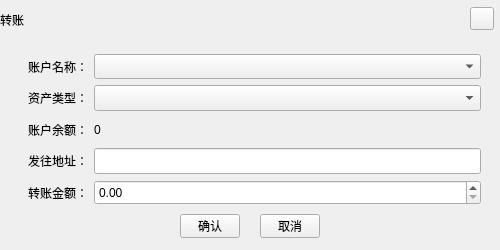
<?xml version="1.0" encoding="UTF-8"?>
<ui version="4.0">
 <class>TransferWidgetCTC</class>
 <widget class="QDialog" name="TransferWidgetCTC">
  <property name="geometry">
   <rect>
    <x>0</x>
    <y>0</y>
    <width>500</width>
    <height>250</height>
   </rect>
  </property>
  <property name="windowTitle">
   <string>Dialog</string>
  </property>
  <widget class="QToolButton" name="okBtn">
   <property name="geometry">
    <rect>
     <x>180</x>
     <y>214</y>
     <width>60</width>
     <height>24</height>
    </rect>
   </property>
   <property name="cursor">
    <cursorShape>PointingHandCursor</cursorShape>
   </property>
   <property name="text">
    <string>确认</string>
   </property>
  </widget>
  <widget class="QToolButton" name="closeBtn">
   <property name="geometry">
    <rect>
     <x>470</x>
     <y>7</y>
     <width>24</width>
     <height>23</height>
    </rect>
   </property>
   <property name="cursor">
    <cursorShape>PointingHandCursor</cursorShape>
   </property>
   <property name="text">
    <string/>
   </property>
  </widget>
  <widget class="QLabel" name="title_Label">
   <property name="geometry">
    <rect>
     <x>0</x>
     <y>0</y>
     <width>500</width>
     <height>40</height>
    </rect>
   </property>
   <property name="text">
    <string>转账</string>
   </property>
  </widget>
  <widget class="QWidget" name="layoutWidget">
   <property name="geometry">
    <rect>
     <x>10</x>
     <y>54</y>
     <width>471</width>
     <height>151</height>
    </rect>
   </property>
   <layout class="QGridLayout" name="gridLayout" columnstretch="1,5">
    <item row="0" column="0">
     <widget class="QLabel" name="label_6">
      <property name="text">
       <string>账户名称：</string>
      </property>
      <property name="alignment">
       <set>Qt::AlignRight|Qt::AlignTrailing|Qt::AlignVCenter</set>
      </property>
     </widget>
    </item>
    <item row="0" column="1">
     <widget class="QComboBox" name="comboBox_account">
      <property name="sizePolicy">
       <sizepolicy hsizetype="Preferred" vsizetype="Preferred">
        <horstretch>0</horstretch>
        <verstretch>0</verstretch>
       </sizepolicy>
      </property>
     </widget>
    </item>
    <item row="1" column="0">
     <widget class="QLabel" name="label_7">
      <property name="text">
       <string>资产类型：</string>
      </property>
      <property name="alignment">
       <set>Qt::AlignRight|Qt::AlignTrailing|Qt::AlignVCenter</set>
      </property>
     </widget>
    </item>
    <item row="1" column="1">
     <widget class="QComboBox" name="comboBox_asset">
      <property name="sizePolicy">
       <sizepolicy hsizetype="Preferred" vsizetype="Preferred">
        <horstretch>0</horstretch>
        <verstretch>0</verstretch>
       </sizepolicy>
      </property>
     </widget>
    </item>
    <item row="2" column="0">
     <widget class="QLabel" name="label_3">
      <property name="text">
       <string>账户余额：</string>
      </property>
      <property name="alignment">
       <set>Qt::AlignRight|Qt::AlignTrailing|Qt::AlignVCenter</set>
      </property>
     </widget>
    </item>
    <item row="2" column="1">
     <widget class="QLabel" name="label_balance">
      <property name="text">
       <string>0</string>
      </property>
     </widget>
    </item>
    <item row="3" column="0">
     <widget class="QLabel" name="label_4">
      <property name="text">
       <string>发往地址：</string>
      </property>
      <property name="alignment">
       <set>Qt::AlignRight|Qt::AlignTrailing|Qt::AlignVCenter</set>
      </property>
     </widget>
    </item>
    <item row="3" column="1">
     <widget class="QLineEdit" name="lineEdit">
      <property name="sizePolicy">
       <sizepolicy hsizetype="Expanding" vsizetype="Preferred">
        <horstretch>0</horstretch>
        <verstretch>0</verstretch>
       </sizepolicy>
      </property>
     </widget>
    </item>
    <item row="4" column="0">
     <widget class="QLabel" name="label_5">
      <property name="text">
       <string>转账金额：</string>
      </property>
      <property name="alignment">
       <set>Qt::AlignRight|Qt::AlignTrailing|Qt::AlignVCenter</set>
      </property>
     </widget>
    </item>
    <item row="4" column="1">
     <widget class="QDoubleSpinBox" name="doubleSpinBox">
      <property name="sizePolicy">
       <sizepolicy hsizetype="Minimum" vsizetype="Preferred">
        <horstretch>0</horstretch>
        <verstretch>0</verstretch>
       </sizepolicy>
      </property>
     </widget>
    </item>
   </layout>
  </widget>
  <widget class="QToolButton" name="cancelBtn">
   <property name="geometry">
    <rect>
     <x>260</x>
     <y>214</y>
     <width>60</width>
     <height>24</height>
    </rect>
   </property>
   <property name="cursor">
    <cursorShape>PointingHandCursor</cursorShape>
   </property>
   <property name="text">
    <string>取消</string>
   </property>
  </widget>
  <zorder>title_Label</zorder>
  <zorder>okBtn</zorder>
  <zorder>closeBtn</zorder>
  <zorder>layoutWidget</zorder>
  <zorder>cancelBtn</zorder>
 </widget>
 <resources/>
 <connections/>
</ui>
